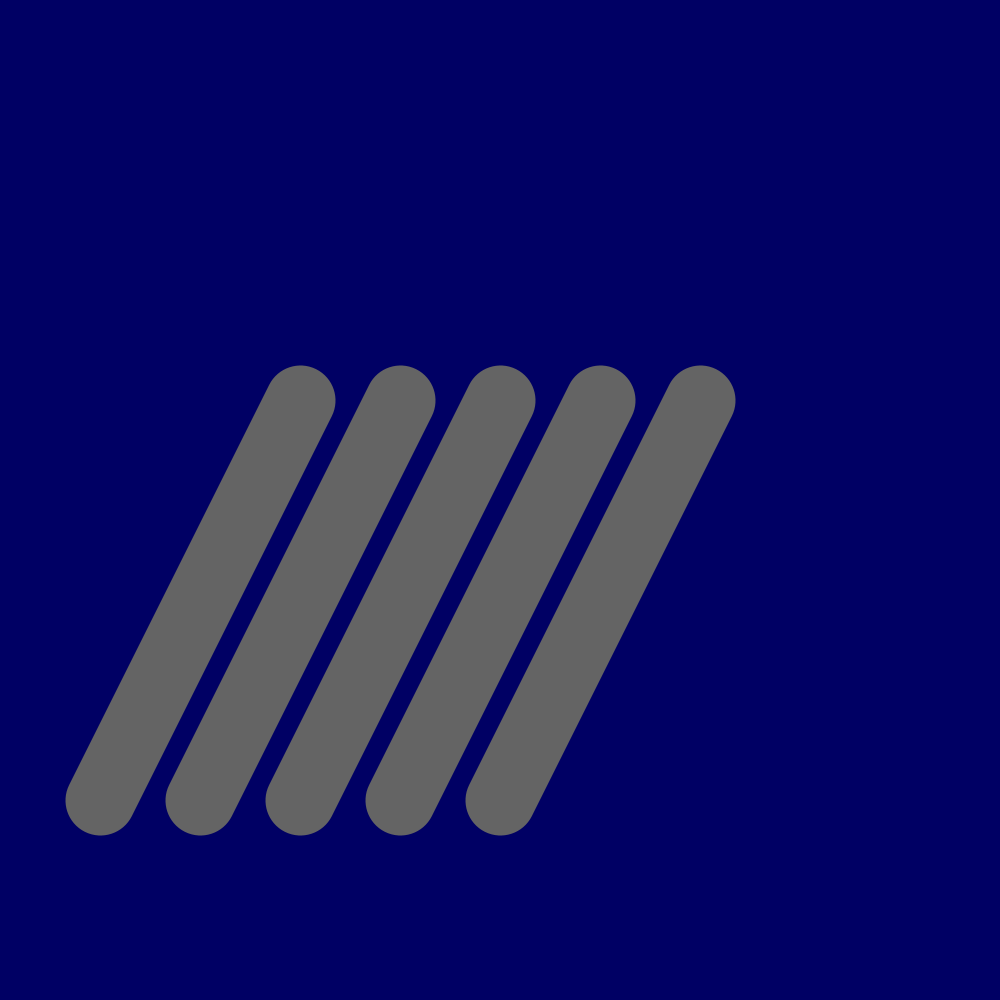
Frame 1 (no input)
Frame 60 (the mouse pressed at the canvas centre just before this capture): identical to frame 1, image omitted
Frame 120 (the mouse held since frame 60 and released just before this capture): identical to frame 1, image omitted

The Processing sketch that drew this single still picture (run headless with seeded random() and noise(); from frame 60 on, the mouse is pressed at the canvas centre):

// Processing sketch: hello_pde
// ── hello_pde.pde
void setup() 
{
  size(1000, 1000);
}
void draw() 
{
  background(0,0,100,0);
  stroke(100);
  strokeWeight(70);
  line(100,800,300,400);
  line(200,800,400,400);
  line(300,800,500,400);
  line(400,800,600,400);
  line(500,800,700,400);
}
